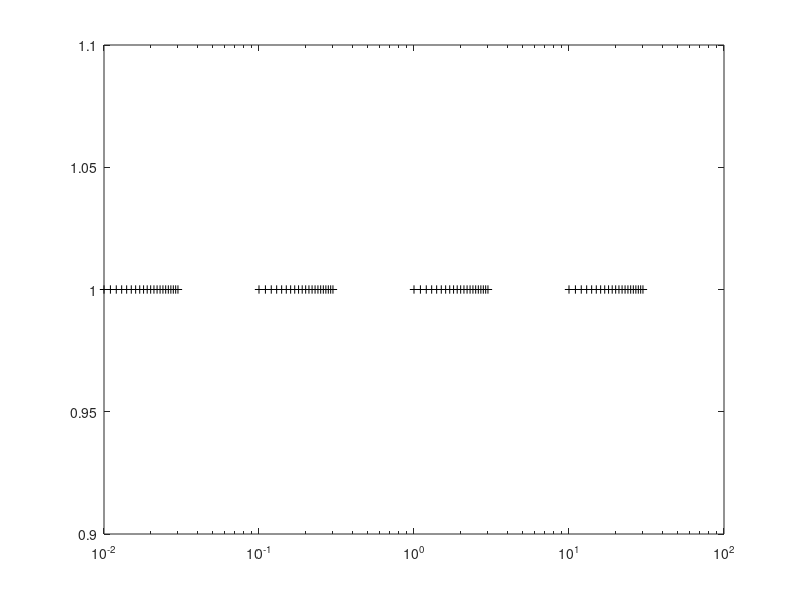

The MATLAB script that drew this image:
x=zeros(4*21,1);
y=ones(4*21,1);
i=1;
for e=-1:2
for f=0.10:0.01:0.30
      x(i)=f*10^e;
      i=i+1;
   end
end
semilogx(x,y,'k+')